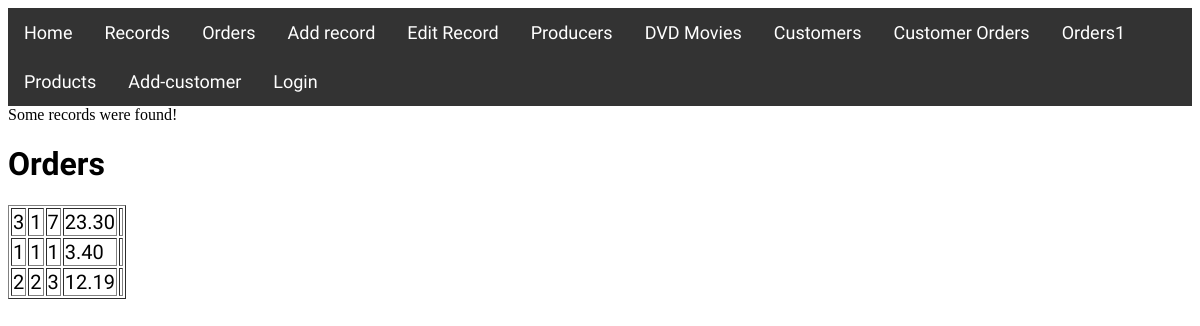
The app's page /?page=orders1 with its own data.
### tables this page shows
CREATE TABLE Orders(
Order_ID INT AUTO_INCREMENT,
Customer_ID INT,
Order_Date DATE,
Quantity INT,
Ship_Date DATE,
Price DECIMAL(5,2) unsigned,
Description TINYTEXT,
PRIMARY KEY(Order_ID),
FOREIGN KEY(Customer_ID) REFERENCES Customers(Customer_ID)
);

### views/orders1.php (the view, shortened to what this page needs)
<?php
    $content = "<h1>Orders</h1>";
	$sql = "SELECT Order_ID, Customer_ID, Order_Date, Quantity,Price,Description FROM Orders ORDER BY Customer_ID, Quantity DESC";
	$result = mysqli_query($link, $sql);
if ($result === false) {
    echo mysqli_error($link);
} else {
    $content .= "<table border='1'><tbody>";
    while ($row = mysqli_fetch_assoc($result)) {
            $content .= "<tr>";
        $content .= "<td>".$row['Order_ID']."</td>";
        $content .= "<td>".$row['Customer_ID']."</td>";
        $content .= "<td>".$row['Quantity']."</td>";
        $content .= "<td>".$row['Price']."</td>";
        $content .= "<td>".$row['Description']."</td>";
$content .= "</tr>";
    }
    $content .= "</tbody></table>";
	}
    echo $content;
?>

### records on screen
orders: Order_ID "3", Customer_ID "1", Quantity "7", Price "23.30"
orders: Order_ID "1", Customer_ID "1", Quantity "1", Price "3.40"
orders: Order_ID "2", Customer_ID "2", Quantity "3", Price "12.19"
